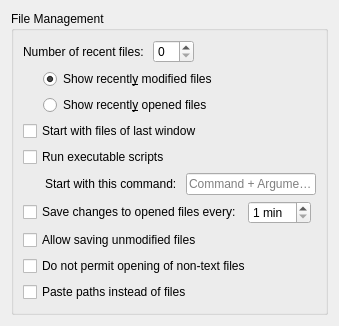
     <widget class="QWidget" name="tab_3">
      <attribute name="title">
       <string>Files</string>
      </attribute>
      <layout class="QGridLayout" name="gridLayout_4">
       <item row="0" column="0">
        <widget class="QGroupBox" name="groupBox">
         <property name="title">
          <string>File Management</string>
         </property>
         <layout class="QVBoxLayout" name="verticalLayout_4">
          <item>
           <layout class="QHBoxLayout" name="horizontalLayout_10">
            <item>
             <widget class="QLabel" name="recentLabel">
              <property name="toolTip">
               <string>The maximum number of recently modified or
opened files FeatherPad shows. The default
is 10.

Needs application restart to take effect.</string>
              </property>
              <property name="text">
               <string>Number of recent files: </string>
              </property>
             </widget>
            </item>
            <item>
             <widget class="QSpinBox" name="recentSpin">
              <property name="toolTip">
               <string>The maximum number of recently modified or
opened files FeatherPad shows. The default
is 10.

Needs application restart to take effect.</string>
              </property>
              <property name="minimum">
               <number>0</number>
              </property>
              <property name="maximum">
               <number>50</number>
              </property>
             </widget>
            </item>
            <item>
             <spacer name="horizontalSpacer_11">
              <property name="orientation">
               <enum>Qt::Horizontal</enum>
              </property>
              <property name="sizeType">
               <enum>QSizePolicy::MinimumExpanding</enum>
              </property>
              <property name="sizeHint" stdset="0">
               <size>
                <width>5</width>
                <height>5</height>
               </size>
              </property>
             </spacer>
            </item>
           </layout>
          </item>
          <item>
           <layout class="QHBoxLayout" name="horizontalLayout_11">
            <item>
             <spacer name="horizontalSpacer_12">
              <property name="orientation">
               <enum>Qt::Horizontal</enum>
              </property>
              <property name="sizeType">
               <enum>QSizePolicy::Fixed</enum>
              </property>
              <property name="sizeHint" stdset="0">
               <size>
                <width>20</width>
                <height>5</height>
               </size>
              </property>
             </spacer>
            </item>
            <item>
             <widget class="QRadioButton" name="modifiedButton">
              <property name="text">
               <string>Show recentl&amp;y modified files</string>
              </property>
              <property name="checked">
               <bool>true</bool>
              </property>
             </widget>
            </item>
           </layout>
          </item>
          <item>
           <layout class="QHBoxLayout" name="horizontalLayout_12">
            <item>
             <spacer name="horizontalSpacer_13">
              <property name="orientation">
               <enum>Qt::Horizontal</enum>
              </property>
              <property name="sizeType">
               <enum>QSizePolicy::Fixed</enum>
              </property>
              <property name="sizeHint" stdset="0">
               <size>
                <width>20</width>
                <height>5</height>
               </size>
              </property>
             </spacer>
            </item>
            <item>
             <widget class="QRadioButton" name="openedButton">
              <property name="text">
               <string>Show recentl&amp;y opened files</string>
              </property>
             </widget>
            </item>
           </layout>
          </item>
          <item>
           <widget class="QCheckBox" name="lastFilesBox">
            <property name="toolTip">
             <string>Only if their number is not greater than 50.</string>
            </property>
            <property name="text">
             <string>Start with files of last window</string>
            </property>
           </widget>
          </item>
          <item>
           <widget class="QCheckBox" name="exeBox">
            <property name="toolTip">
             <string>This only includes executable files written
in script languages like Shell and Python.

If it is checked and the opened file is
executable, the file will be executed by clicking
the Run button, that appears on the toolbar/filemenu
when needed, or by its shortcut Ctrl+E. Then, the
process could be killed by Ctrl+Alt+E.</string>
            </property>
            <property name="text">
             <string>Run executable scripts</string>
            </property>
           </widget>
          </item>
          <item>
           <layout class="QHBoxLayout" name="horizontalLayout_13">
            <item>
             <spacer name="horizontalSpacer_14">
              <property name="orientation">
               <enum>Qt::Horizontal</enum>
              </property>
              <property name="sizeType">
               <enum>QSizePolicy::Fixed</enum>
              </property>
              <property name="sizeHint" stdset="0">
               <size>
                <width>22</width>
                <height>5</height>
               </size>
              </property>
             </spacer>
            </item>
            <item>
             <widget class="QLabel" name="commandLabel">
              <property name="toolTip">
               <string>This can be any starting command with
arguments, for example, &quot;xterm -hold&quot;
for running the process in XTerm.

If the command is left empty, the file
will be executed directly.

If the script is not run in a terminal
emulator, the output and error messages
will be shown by a popup dialog.</string>
              </property>
              <property name="text">
               <string>Start with this command: </string>
              </property>
             </widget>
            </item>
            <item>
             <widget class="QLineEdit" name="commandEdit">
              <property name="toolTip">
               <string>This can be any starting command with
arguments, for example, &quot;xterm -hold&quot;
for running the process in XTerm.

If the command is left empty, the file
will be executed directly.

If the script is not run in a terminal
emulator, the output and error messages
will be shown by a popup dialog.</string>
              </property>
              <property name="placeholderText">
               <string>Command + Arguments</string>
              </property>
             </widget>
            </item>
           </layout>
          </item>
          <item>
           <layout class="QHBoxLayout" name="horizontalLayout_14">
            <item>
             <widget class="QCheckBox" name="autoSaveBox">
              <property name="toolTip">
               <string>Only for files that exist and can be saved.</string>
              </property>
              <property name="text">
               <string>Save changes to opened files every:</string>
              </property>
             </widget>
            </item>
            <item>
             <widget class="QSpinBox" name="autoSaveSpin">
              <property name="toolTip">
               <string>Only for files that exist and can be saved.</string>
              </property>
              <property name="suffix">
               <string> min</string>
              </property>
              <property name="minimum">
               <number>1</number>
              </property>
              <property name="maximum">
               <number>60</number>
              </property>
             </widget>
            </item>
            <item>
             <spacer name="horizontalSpacer_15">
              <property name="orientation">
               <enum>Qt::Horizontal</enum>
              </property>
              <property name="sizeType">
               <enum>QSizePolicy::MinimumExpanding</enum>
              </property>
              <property name="sizeHint" stdset="0">
               <size>
                <width>5</width>
                <height>5</height>
               </size>
              </property>
             </spacer>
            </item>
           </layout>
          </item>
          <item>
           <widget class="QCheckBox" name="unmodifiedSaveBox">
            <property name="toolTip">
             <string>If this is checked, the Save button/menu-item could
be used also when the opened file is not modified.

This can be useful under certain circumstances,
e.g. for changing the time stamp or removing the
trailing spaces of a text file.</string>
            </property>
            <property name="text">
             <string>Allow saving unmodified files</string>
            </property>
           </widget>
          </item>
          <item>
           <widget class="QCheckBox" name="skipNonTextBox">
            <property name="toolTip">
             <string>Show a warning instead.</string>
            </property>
            <property name="text">
             <string>Do not permit opening of non-text files</string>
            </property>
           </widget>
          </item>
          <item>
           <widget class="QCheckBox" name="pastePathsBox">
            <property name="toolTip">
             <string>By default, when files are copied, they will
be opened if they are pasted into FeatherPad.</string>
            </property>
            <property name="text">
             <string>Paste paths instead of files</string>
            </property>
           </widget>
          </item>
          <item>
           <spacer name="verticalSpacer_2">
            <property name="orientation">
             <enum>Qt::Vertical</enum>
            </property>
            <property name="sizeType">
             <enum>QSizePolicy::MinimumExpanding</enum>
            </property>
            <property name="sizeHint" stdset="0">
             <size>
              <width>5</width>
              <height>1</height>
             </size>
            </property>
           </spacer>
          </item>
         </layout>
        </widget>
       </item>
      </layout>
     </widget>
